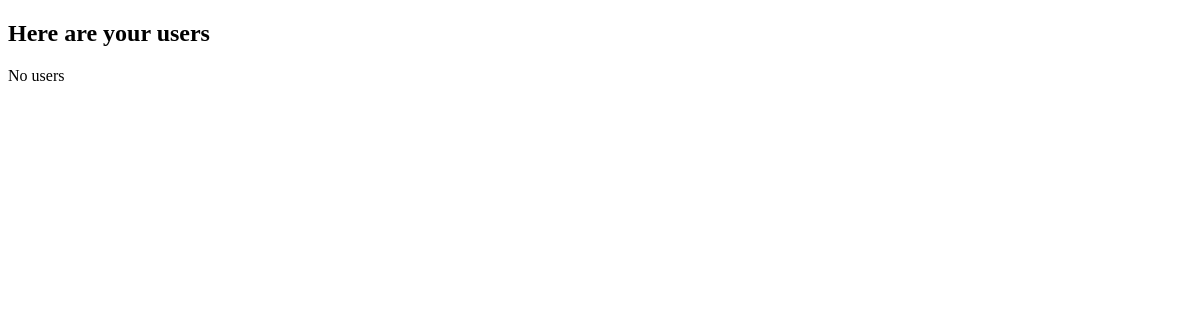
Before: /first_app/users/ with the older database file.
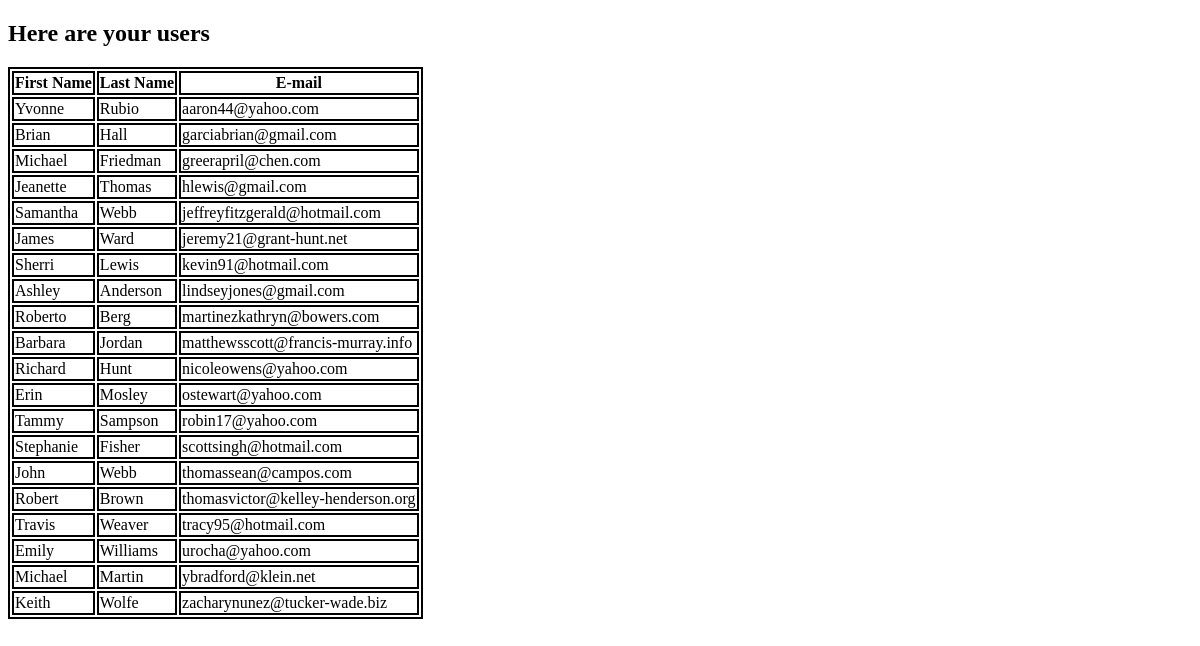
After: the same page with the newer database file.
### first_app/models.py (models this page shows, shortened)
class User(models.Model):
	fName = models.CharField(max_length=128)
	lName = models.CharField(max_length=128)
	email = models.EmailField(max_length=128, unique=True)

### first_app/views.py (the view)
def users(request):
	users_list = User.objects.order_by('email')
	user_dict = {'user_records':users_list}
	return render(request, 'first_app/users.html', context=user_dict)

### templates/first_app/users.html (shortened to what this page needs)
<!DOCTYPE html>
{% load staticfiles %}
<html lang="en">
<head>
	<link rel="stylesheet" href="{% static "css/mystyle.css" %}"/>
</head>
<body>
	<h2>Here are your users</h2>
	<div class="djangotwoProject">
		{% if user_records %}
			<table>
				<thead>
					<th>First Name</th>
					<th>Last Name</th>
					<th>E-mail</th>
				</thead>
				{% for user in user_records %}
				<tr>
					<td>{{ user.fName }}</td>
					<td>{{ user.lName }}</td>
					<td>{{ user.email }}</td>
				</tr>
				{% endfor %}
			</table>
		{% else %}
			<p>No users</p>
		{% endif %}
	</div>
</body>
</html>

Changed rows visible on the page:
added User: fName "Yvonne", lName "Rubio", email "aaron44@yahoo.com"
added User: fName "Brian", lName "Hall", email "garciabrian@gmail.com"
added User: fName "Michael", lName "Friedman", email "greerapril@chen.com"
added User: fName "Jeanette", lName "Thomas", email "hlewis@gmail.com"
added User: fName "Samantha", lName "Webb", email "jeffreyfitzgerald@hotmail.com"
added User: fName "James", lName "Ward", email "jeremy21@grant-hunt.net"
added User: fName "Sherri", lName "Lewis", email "kevin91@hotmail.com"
added User: fName "Ashley", lName "Anderson", email "lindseyjones@gmail.com"
added User: fName "Roberto", lName "Berg", email "martinezkathryn@bowers.com"
added User: fName "Barbara", lName "Jordan", email "matthewsscott@francis-murray.info"
added User: fName "Richard", lName "Hunt", email "nicoleowens@yahoo.com"
added User: fName "Erin", lName "Mosley", email "ostewart@yahoo.com"
added User: fName "Tammy", lName "Sampson", email "robin17@yahoo.com"
added User: fName "Stephanie", lName "Fisher", email "scottsingh@hotmail.com"
added User: fName "John", lName "Webb", email "thomassean@campos.com"
added User: fName "Robert", lName "Brown", email "thomasvictor@kelley-henderson.org"
added User: fName "Travis", lName "Weaver", email "tracy95@hotmail.com"
added User: fName "Emily", lName "Williams", email "urocha@yahoo.com"
added User: fName "Michael", lName "Martin", email "ybradford@klein.net"
added User: fName "Keith", lName "Wolfe", email "zacharynunez@tucker-wade.biz"
Other visible differences:
text no longer shown: "No users"
text now shown: "First Name Last Name E-mail"
